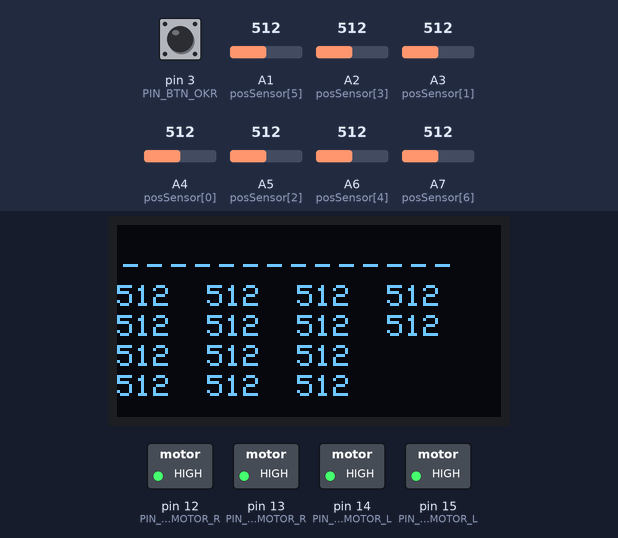
Simulated run of this sketch. Board: Arduino Mega 2560, built with avr-gcc and run on an emulated ATmega2560. On the bench: 128×64 one-colour display, switched loads named in the sketch (green lamp = pin HIGH). The test bench sets the inputs (shaded band); at power-on: pin 3 (PIN_BTN_OKR) HIGH, A2 (posSensor[3]) = 512, A1 (posSensor[5]) = 512, A3 (posSensor[1]) = 512, A4 (posSensor[0]) = 512, A5 (posSensor[2]) = 512, A6 (posSensor[4]) = 512, A7 (posSensor[6]) = 512.

Above: at 2.3 s.
2.4 s: pin 3 (PIN_BTN_OKR) pulled LOW for 0.15 s
At 3.1 s:
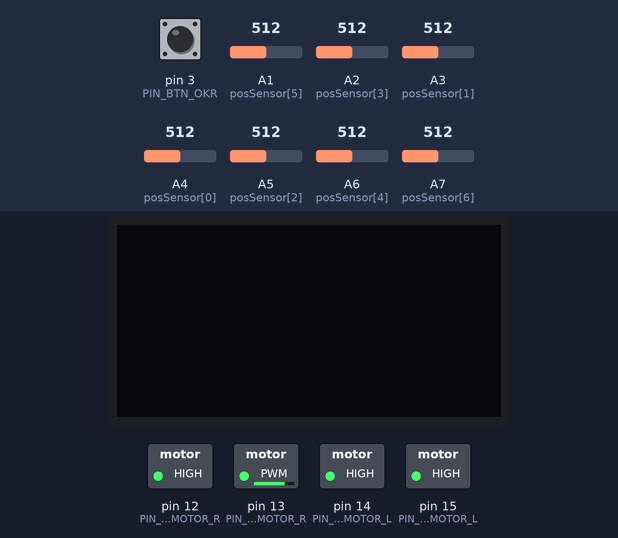
4.0 s: A2 (posSensor[3]) set to 587
5.5 s: A2 (posSensor[3]) set to 609
At 6.7 s:
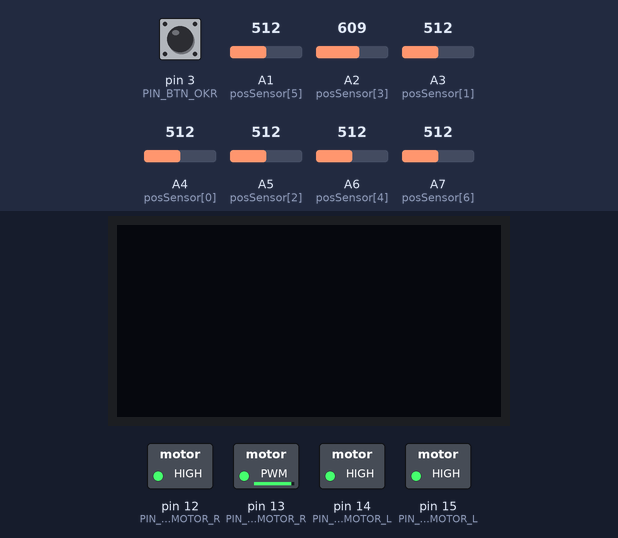
Timing chart, 0 to 8.5 s (numbered marks = the images above; inputs shaded):
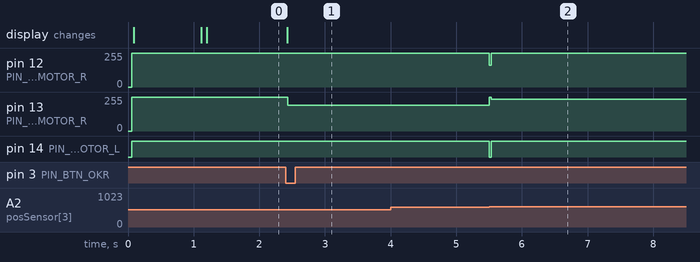

Measured:
- after the input at 2.4 s, pin 13 (PIN_PWM_MOTOR_R): 255/255 → 195/255 at once; the display: changes at once (image 1)
- after the input at 4.0 s, every drawn part: stays the same
- after the input at 5.5 s, pin 12 (PIN_DIR_MOTOR_R): 255/255 → 165/255 at once, → 255/255 0.03 s later; pin 13 (PIN_PWM_MOTOR_R): 195/255 → 237/255 at once; pin 14 (PIN_PWM_MOTOR_L): HIGH → LOW at once, → HIGH 0.03 s later

The sketch:

Ichibot_Ultimate_4s.ino
```cpp
#include <SPI.h>
#include <Wire.h>
#include <Adafruit_GFX.h>
#include <Adafruit_SSD1306.h>
#define SCREEN_WIDTH 128
#define SCREEN_HEIGHT 64
#define PIN_BTN_OKR 3

/*
  ATUR LIMIT SENSOR PADA limit_value DIBAWAH INI MULAI DARI SENSOR PALING KIRI HINGGA PALING KANAN
  CARI NILAI TERTINGGI PEMBACAAN SENSOR SAAT SENSOR TERKENA GARIS/BIDANG HITAM, DAN
  CARI NILAI TERENDAH PEMBACAAN SENSOR SAAT SENSOR TERKANA GARIS/BIDANG PUTIH

  RUMUS LIMIT = (PEMBACAAN TERTINGGI + PEMBACAAN TERENDAH) / 2

  UNTUK MENJALANKAN ROBOT GUNAKAN TOMBOL CANCEL (OKR)
*/

int limit_value[14] = {600, 600, 600, 750, 600, 800, 750, 600, 600, 600, 600, 600, 600, 600};

/*

  PROGRAM INI MENGGUNAKAN KENDALI Kp dan Kd
  ATUR PARAMETERNILAI KP, KD, KECEPATAN ROBOT, MIN SPEED, DAN MAX SPEED DIBAWAH INI

*/

int Kp = 7;
int Kd = 18;
int run_speed = 60;
int max_speed = 250;
int min_speed = -150;


#define OLED_RESET     4
Adafruit_SSD1306 lcd(SCREEN_WIDTH, SCREEN_HEIGHT, &Wire, OLED_RESET);
int adcValue[14];
char buff[100];

#define PIN_PWM_MOTOR_L       14
#define PIN_DIR_MOTOR_L       15

#define PIN_PWM_MOTOR_R       13
#define PIN_DIR_MOTOR_R       12

void setup() {
  Serial.begin(9600);
  if (!lcd.begin(SSD1306_SWITCHCAPVCC, 0x3C)) { // Address 0x3D for 128x64
    Serial.println(F("SSD1306 allocation failed"));
    for (;;);
  }
  lcd.clearDisplay();
  pinMode(PIN_DIR_MOTOR_L, OUTPUT);
  pinMode(PIN_PWM_MOTOR_L, OUTPUT);
  pinMode(PIN_DIR_MOTOR_R, OUTPUT);
  pinMode(PIN_PWM_MOTOR_R, OUTPUT);
  pinMode(PIN_BTN_OKR, INPUT_PULLUP);

  lcd.setTextColor(WHITE);
  lcd.setRotation(2);
  lcd.clearDisplay();
  lcd.display();

  setMotor(0, 0);

  lcd.setCursor(34, 15);
  lcd.print(F("HELLO WORLD"));
  lcd.setCursor(0, 30);
  lcd.print(F("ICHIBOT LINE FOLLOWER"));
  lcd.setCursor(25, 45);
  lcd.print(F("WWW.ICHIBOT.ID"));
  lcd.display();

  delay(1000);
  lcd.clearDisplay();
  lcd.display();
}

void loop() {
  display_sensor();
  if (digitalRead(PIN_BTN_OKR) == LOW) {
    int data_Sensor;
    while (1) {
      lcd.clearDisplay();
      lcd.display();
      data_Sensor = readSensor();
      followLine(data_Sensor);
    }
  }
  lcd.display();
  lcd.clearDisplay();
}

double P = 0;
double D = 0;
double error = 0;
double lastError = 0;

void followLine (int dataSensor) {
  switch (dataSensor) {
    case 0b00000011000000: error = 0;    break;

    case 0b00000110000000: error = 1;    break;
    case 0b00000100000000: error = 2;    break;
    case 0b00001100000000: error = 3;    break;
    case 0b00001000000000: error = 4;    break;
    case 0b00011000000000: error = 5;    break;
    case 0b00010000000000: error = 6;    break;
    case 0b00110000000000: error = 7;    break;
    case 0b00100000000000: error = 8;    break;
    case 0b01100000000000: error = 9;    break;
    case 0b01000000000000: error = 10;    break;
    case 0b11000000000000: error = 11;    break;
    case 0b10000000000000: error = 12;    break;

    case 0b00000001100000: error = -1;    break;
    case 0b00000000100000: error = -2;    break;
    case 0b00000000110000: error = -3;    break;
    case 0b00000000010000: error = -4;    break;
    case 0b00000000011000: error = -5;    break;
    case 0b00000000001000: error = -6;    break;
    case 0b00000000001100: error = -7;    break;
    case 0b00000000000100: error = -8;    break;
    case 0b00000000000110: error = -9;    break;
    case 0b00000000000010: error = -10;    break;
    case 0b00000000000011: error = -11;    break;
    case 0b00000000000001: error = -12;    break;
  }

  P = error * Kp;
  D = (error - lastError) * Kd ;

  double rateError = error - lastError;
  lastError = error;
  double moveVal = P + D;
  double moveLeft = run_speed - moveVal;
  double moveRight = run_speed + moveVal;

  moveLeft = constrain(moveLeft, min_speed, max_speed);
  moveRight = constrain(moveRight, min_speed, max_speed);

  setMotor(moveLeft, moveRight);
}

byte x[14] = {0, 0, 0, 0, 30, 30, 30, 30, 60, 60, 60, 60, 90, 90};
byte y[14] = {20, 30, 40, 50, 20, 30, 40, 50, 20, 30, 40, 50, 20, 30};

void display_sensor() {
  int sens = readSensor();
  for (int i = 0; i < 14; i++) {
    if ((sens << i) & 0b10000000000000) {
      lcd.fillRect(2 + (8 * i), 1, 5, 13, WHITE);
    } else {
      lcd.fillRect(2 + (8 * i), 1, 5, 13, BLACK);
      lcd.fillRect(2 + (8 * i), 1 + 13 - 1, 5, 1, WHITE);
    }

    if (i < 14) {
      sprintf(buff, "%4d", adcValue[i]);
      lcd.setCursor(x[i], y[i]);
      lcd.print(adcValue[i]);
    }
  }
  delay(50);
}

void setMotor(int LL, int RR) {
  if (RR > 0) {
    analogWrite(PIN_PWM_MOTOR_R, 255 - RR);
    analogWrite(PIN_DIR_MOTOR_R, 255);
  } else {
    analogWrite(PIN_PWM_MOTOR_R, 255 );
    analogWrite(PIN_DIR_MOTOR_R, 255 + RR);
  }

  if (LL > 0) {
    analogWrite(PIN_PWM_MOTOR_L, 255 - LL);
    analogWrite(PIN_DIR_MOTOR_L, 255);
  } else {
    analogWrite(PIN_PWM_MOTOR_L, 255);
    analogWrite(PIN_DIR_MOTOR_L, 255 + LL);
  }
}

#define PIN_EN_SENSOR_L 23
#define PIN_EN_SENSOR_R 0
byte posSensor[14] = {A4, A3, A5, A2, A6, A1, A7, A7, A1, A6, A2, A5, A3, A4};

int readSensor() {
  unsigned int valSensor[14];
  int dataSensorBit = 0b00000000000000;

  digitalWrite(PIN_EN_SENSOR_L, HIGH);
  digitalWrite(PIN_EN_SENSOR_R, LOW);
  delayMicroseconds(300);
  for (int x = 0; x < 7; x++) {
    adcValue[x] = analogRead(posSensor[x]);
  }
  delayMicroseconds(300);
  digitalWrite(PIN_EN_SENSOR_L, LOW);
  digitalWrite(PIN_EN_SENSOR_R, HIGH);
  delayMicroseconds(300);
  for (int x = 0; x < 7; x++) {
    adcValue[x + 7] = analogRead(posSensor[x + 7]);
  }
  digitalWrite(PIN_EN_SENSOR_L, HIGH);
  digitalWrite(PIN_EN_SENSOR_R, HIGH);


  for (int i = 0; i < 14; i++) {
    if ( adcValue[i] > limit_value[i]) {
      dataSensorBit = dataSensorBit  + (0b10000000000000 >> i);
    }
  }
  return dataSensorBit;
}
```
